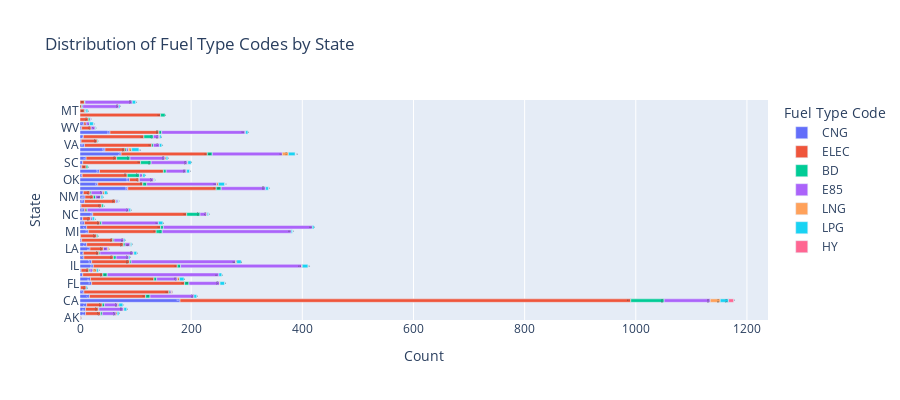

Source (notebook cell):
### Code cell
fig_state = px.bar(
    f_counts,
    y='State',  # Set 'y' to State to make bars horizontal
    x='count',
    color='Fuel Type Code',
    title='Distribution of Fuel Type Codes by State',
    labels={'State': 'State', 'count': 'Count'},
    text='count',  # Show counts on the bars
    height=400  # Adjust the height as needed
)

fig_state.show()

### Figure 1 — Plotly figure (JSON) as saved in the notebook; plotly's stock layout.template omitted (floating-point values rounded to 4 significant figures)
{"data": [{"alignmentgroup": "True", "hovertemplate": "Fuel Type Code=CNG<br>Count=%{text}<br>State=%{y}<extra></extra>", "legendgroup": "CNG", "marker": {"color": "#636efa", "pattern": {"shape": ""}}, "name": "CNG", "offsetgroup": "CNG", "orientation": "h", "showlegend": true, "text": [1, 10, 10, 12, 180, 17, 7, 1, 21, 19, 5, 2, 24, 21, 7, 6, 18, 12, 3, 1, 15, 12, 8, 5, 23, 8, 2, 8, 9, 6, 86, 32, 89, 4, 35, 3, 5, 11, 74, 45, 8, 2, 6, 54, 3, 7], "textposition": "auto", "type": "bar", "x": [1, 10, 10, 12, 180, 17, 7, 1, 21, 19, 5, 2, 24, 21, 7, 6, 18, 12, 3, 1, 15, 12, 8, 5, 23, 8, 2, 8, 9, 6, 86, 32, 89, 4, 35, 3, 5, 11, 74, 45, 8, 2, 6, 54, 3, 7], "xaxis": "x", "y": ["AK", "AL", "AR", "AZ", "CA", "CO", "CT", "DE", "FL", "GA", "IA", "ID", "IL", "IN", "KS", "KY", "LA", "MA", "MD", "ME", "MI", "MN", "MO", "MS", "NC", "NE", "NH", "NJ", "NM", "NV", "NY", "OH", "OK", "OR", "PA", "RI", "SC", "TN", "TX", "UT", "VA", "VT", "WA", "WI", "WV", "WY"], "yaxis": "y"}, {"alignmentgroup": "True", "hovertemplate": "Fuel Type Code=ELEC<br>Count=%{text}<br>State=%{y}<extra></extra>", "legendgroup": "ELEC", "marker": {"color": "#EF553B", "pattern": {"shape": ""}}, "name": "ELEC", "offsetgroup": "ELEC", "orientation": "h", "showlegend": true, "text": [1, 27, 23, 28, 811, 101, 153, 15, 10, 167, 114, 145, 36, 14, 151, 68, 53, 28, 24, 66, 56, 29, 122, 133, 28, 14, 8, 169, 3, 3, 37, 56, 15, 12, 159, 81, 17, 81, 115, 8, 104, 8, 55, 155, 36, 121, 29, 109, 88, 17, 4], "textposition": "auto", "type": "bar", "x": [1, 27, 23, 28, 811, 101, 153, 15, 10, 167, 114, 145, 36, 14, 151, 68, 53, 28, 24, 66, 56, 29, 122, 133, 28, 14, 8, 169, 3, 3, 37, 56, 15, 12, 159, 81, 17, 81, 115, 8, 104, 8, 55, 155, 36, 121, 29, 109, 88, 17, 4], "xaxis": "x", "y": ["AK", "AL", "AR", "AZ", "CA", "CO", "CT", "DC", "DE", "FL", "GA", "HI", "IA", "ID", "IL", "IN", "KS", "KY", "LA", "MA", "MD", "ME", "MI", "MN", "MO", "MS", "MT", "NC", "ND", "NE", "NH", "NJ", "NM", "NV", "NY", "OH", "OK", "OR", "PA", "RI", "SC", "SD", "TN", "TX", "UT", "VA", "VT", "WA", "WI", "WV", "WY"], "yaxis": "y"}, {"alignmentgroup": "True", "hovertemplate": "Fuel Type Code=BD<br>Count=%{text}<br>State=%{y}<extra></extra>", "legendgroup": "BD", "marker": {"color": "#00cc96", "pattern": {"shape": ""}}, "name": "BD", "offsetgroup": "BD", "orientation": "h", "showlegend": true, "text": [3, 1, 4, 60, 8, 2, 3, 8, 5, 8, 8, 2, 6, 3, 5, 2, 3, 2, 2, 11, 5, 3, 2, 24, 2, 2, 3, 1, 4, 2, 9, 7, 1, 22, 5, 3, 19, 1, 24, 9, 3, 3, 1, 17, 5], "textposition": "auto", "type": "bar", "x": [3, 1, 4, 60, 8, 2, 3, 8, 5, 8, 8, 2, 6, 3, 5, 2, 3, 2, 2, 11, 5, 3, 2, 24, 2, 2, 3, 1, 4, 2, 9, 7, 1, 22, 5, 3, 19, 1, 24, 9, 3, 3, 1, 17, 5], "xaxis": "x", "y": ["AL", "AR", "AZ", "CA", "CO", "CT", "DC", "FL", "GA", "HI", "IA", "ID", "IL", "IN", "KS", "KY", "MA", "MD", "ME", "MI", "MN", "MO", "MT", "NC", "ND", "NE", "NH", "NJ", "NM", "NV", "NY", "OH", "OK", "OR", "PA", "RI", "SC", "SD", "TN", "TX", "UT", "VA", "VT", "WA", "WI"], "yaxis": "y"}, {"alignmentgroup": "True", "hovertemplate": "Fuel Type Code=E85<br>Count=%{text}<br>State=%{y}<extra></extra>", "legendgroup": "E85", "marker": {"color": "#ab63fa", "pattern": {"shape": ""}}, "name": "E85", "offsetgroup": "E85", "orientation": "h", "showlegend": true, "text": [25, 44, 24, 83, 79, 2, 1, 55, 37, 201, 5, 218, 188, 23, 60, 8, 9, 18, 232, 268, 102, 3, 1, 12, 65, 75, 3, 9, 21, 80, 126, 25, 5, 36, 65, 85, 63, 126, 3, 11, 10, 150, 7, 6], "textposition": "auto", "type": "bar", "x": [25, 44, 24, 83, 79, 2, 1, 55, 37, 201, 5, 218, 188, 23, 60, 8, 9, 18, 232, 268, 102, 3, 1, 12, 65, 75, 3, 9, 21, 80, 126, 25, 5, 36, 65, 85, 63, 126, 3, 11, 10, 150, 7, 6], "xaxis": "x", "y": ["AL", "AR", "AZ", "CA", "CO", "CT", "DC", "FL", "GA", "IA", "ID", "IL", "IN", "KS", "KY", "LA", "MA", "MD", "MI", "MN", "MO", "MS", "MT", "NC", "ND", "NE", "NJ", "NM", "NV", "NY", "OH", "OK", "OR", "PA", "SC", "SD", "TN", "TX", "UT", "VA", "WA", "WI", "WV", "WY"], "yaxis": "y"}, {"alignmentgroup": "True", "hovertemplate": "Fuel Type Code=LNG<br>Count=%{text}<br>State=%{y}<extra></extra>", "legendgroup": "LNG", "marker": {"color": "#FFA15A", "pattern": {"shape": ""}}, "name": "LNG", "offsetgroup": "LNG", "orientation": "h", "showlegend": true, "text": [2, 1, 2, 18, 1, 1, 4, 7, 1, 2, 1, 2, 1, 1, 1, 3, 3, 1, 1, 1, 1, 2, 11, 6, 1, 1], "textposition": "auto", "type": "bar", "x": [2, 1, 2, 18, 1, 1, 4, 7, 1, 2, 1, 2, 1, 1, 1, 3, 3, 1, 1, 1, 1, 2, 11, 6, 1, 1], "xaxis": "x", "y": ["AL", "AR", "AZ", "CA", "CT", "FL", "GA", "ID", "IL", "IN", "KY", "LA", "MA", "NC", "NM", "NV", "OH", "OK", "OR", "PA", "SC", "TN", "TX", "UT", "WA", "WI"], "yaxis": "y"}, {"alignmentgroup": "True", "hovertemplate": "Fuel Type Code=LPG<br>Count=%{text}<br>State=%{y}<extra></extra>", "legendgroup": "LPG", "marker": {"color": "#19d3f3", "pattern": {"shape": ""}}, "name": "LPG", "offsetgroup": "LPG", "orientation": "h", "showlegend": true, "text": [3, 5, 7, 15, 5, 2, 8, 8, 5, 3, 10, 8, 2, 5, 2, 2, 2, 3, 8, 4, 3, 2, 2, 3, 1, 3, 5, 5, 11, 1, 4, 5, 6, 6, 3, 12, 13, 4, 3, 4, 1, 7], "textposition": "auto", "type": "bar", "x": [3, 5, 7, 15, 5, 2, 8, 8, 5, 3, 10, 8, 2, 5, 2, 2, 2, 3, 8, 4, 3, 2, 2, 3, 1, 3, 5, 5, 11, 1, 4, 5, 6, 6, 3, 12, 13, 4, 3, 4, 1, 7], "xaxis": "x", "y": ["AL", "AR", "AZ", "CA", "CO", "DE", "FL", "GA", "IA", "ID", "IL", "IN", "KS", "KY", "MA", "MD", "MI", "MN", "MO", "MS", "MT", "NC", "ND", "NE", "NJ", "NM", "NV", "NY", "OH", "OK", "OR", "PA", "SC", "SD", "TN", "TX", "UT", "VA", "WA", "WI", "WV", "WY"], "yaxis": "y"}, {"alignmentgroup": "True", "hovertemplate": "Fuel Type Code=HY<br>Count=%{text}<br>State=%{y}<extra></extra>", "legendgroup": "HY", "marker": {"color": "#FF6692", "pattern": {"shape": ""}}, "name": "HY", "offsetgroup": "HY", "orientation": "h", "showlegend": true, "text": [9, 1], "textposition": "auto", "type": "bar", "x": [9, 1], "xaxis": "x", "y": ["CA", "CT"], "yaxis": "y"}], "layout": {"barmode": "relative", "height": 400, "legend": {"title": {"text": "Fuel Type Code"}, "tracegroupgap": 0}, "title": {"text": "Distribution of Fuel Type Codes by State"}, "xaxis": {"anchor": "y", "domain": [0, 1], "title": {"text": "Count"}}, "yaxis": {"anchor": "x", "domain": [0, 1], "title": {"text": "State"}}}}
